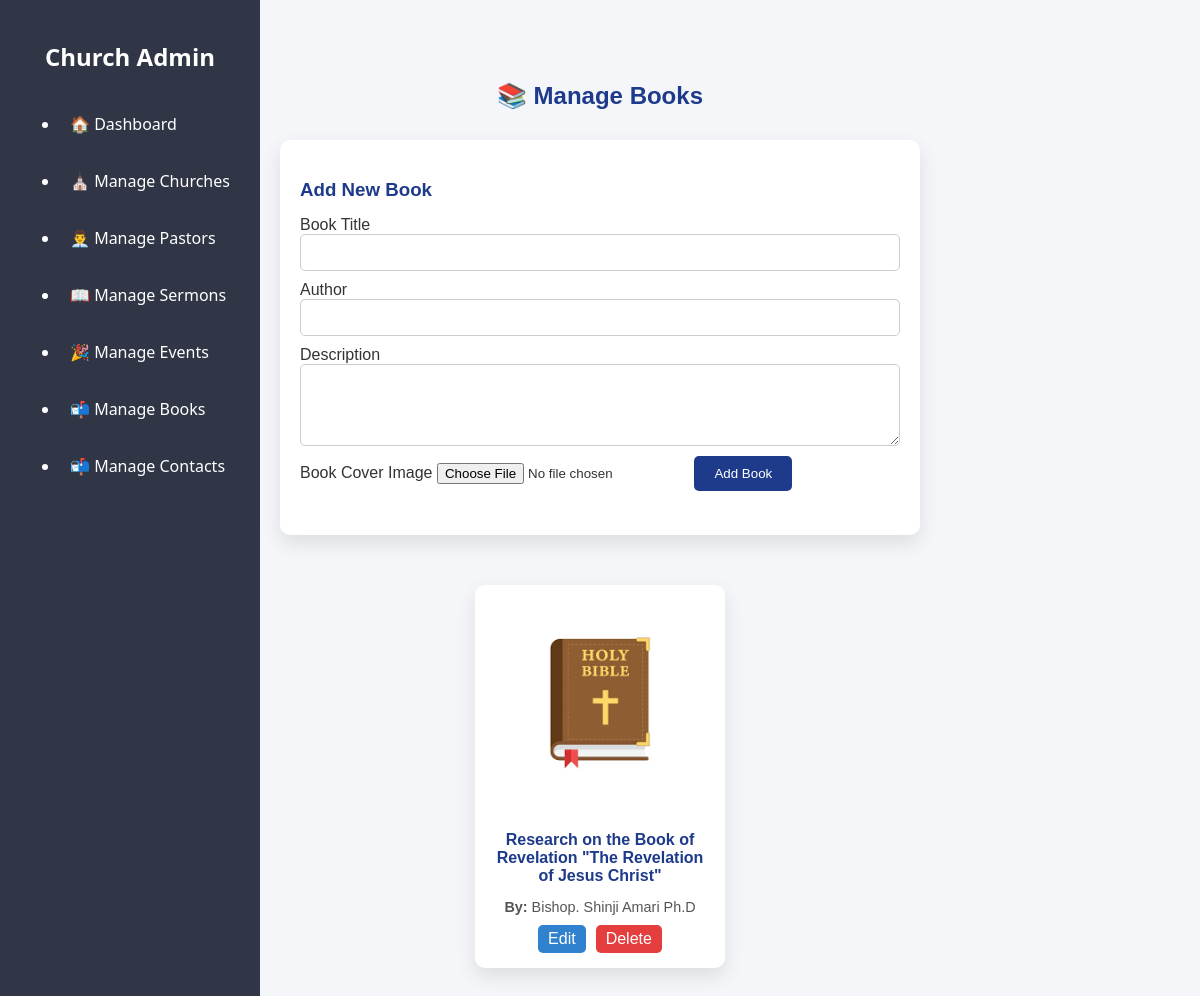
Screenshot of /admin/admin_books.php (signed in) with the database file from the repository.
### tables this page shows
CREATE TABLE `books` (
  `id` int(11) NOT NULL,
  `title` varchar(255) NOT NULL,
  `author` varchar(255) NOT NULL,
  `description` text DEFAULT NULL,
  `image` varchar(255) DEFAULT NULL
);

### admin/admin_books.php (the view, shortened to what this page needs)
<?php
include '../config.php';
$books = $mysqli->query("SELECT * FROM books ORDER BY id DESC");
$edit_book = null;
?>
<?php include 'header.php'; ?>
<section style="padding:40px 20px; font-family:Arial, sans-serif;">
    <h2 style="text-align:center; color:#1e3a8a; margin-bottom:30px;">📚 Manage Books</h2>
    <div style="max-width:600px; margin:0 auto 50px auto; background:#fff; padding:20px; border-radius:10px; box-shadow:0 8px 20px rgba(0,0,0,0.1);">
        <h3 style="color:#1e3a8a; margin-bottom:15px;"><?= $edit_book ? "Edit Book" : "Add New Book" ?></h3>
        <form action="" method="POST" enctype="multipart/form-data">
            <label>Book Title</label>
            <input type="text" name="title" required value="<?= $edit_book ? htmlspecialchars($edit_book['title']) : "" ?>" style="width:100%; padding:10px; margin-bottom:10px; border-radius:5px; border:1px solid #ccc;">
            <label>Author</label>
            <input type="text" name="author" required value="<?= $edit_book ? htmlspecialchars($edit_book['author']) : "" ?>" style="width:100%; padding:10px; margin-bottom:10px; border-radius:5px; border:1px solid #ccc;">
            <label>Description</label>
            <textarea name="description" rows="4" style="width:100%; padding:10px; margin-bottom:10px; border-radius:5px; border:1px solid #ccc;"><?= $edit_book ? htmlspecialchars($edit_book['description']) : "" ?></textarea>
            <label>Book Cover Image</label>
            <input type="file" name="image" accept="image/*" style="margin-bottom:15px;">
            <button type="submit" name="<?= $edit_book ? "edit_book" : "add_book" ?>" style="padding:10px 20px; background:#1e3a8a; color:white; border:none; border-radius:5px; cursor:pointer;"><?= $edit_book ? "Update Book" : "Add Book" ?></button>
        </form>
    </div>
    <div style="display:flex; flex-wrap:wrap; gap:20px; justify-content:center;">
        <?php while($book = $books->fetch_assoc()): ?>
            <div style="background:#fff; border-radius:10px; padding:15px; width:220px; box-shadow:0 8px 20px rgba(0,0,0,0.1); text-align:center;">
                <?php if($book['image'] && file_exists("../images/books/".$book['image'])): ?>
                    <img src="../images/books/<?= $book['image'] ?>" alt="<?= htmlspecialchars($book['title']) ?>" style="width:150px; height:200px; object-fit:cover; border-radius:5px; margin-bottom:10px;">
                <?php else: ?>
                    <img src="../images/book.png" alt="No Image" style="width:150px; height:200px; object-fit:cover; border-radius:5px; margin-bottom:10px;">
                <?php endif; ?>
                <h4 style="color:#1e3a8a; font-size:1rem; margin-bottom:5px;"><?= htmlspecialchars($book['title']) ?></h4>
<p style="color:#555; margin-bottom:10px; font-size:0.9rem;"><strong>By:</strong> <?= htmlspecialchars($book['author']) ?></p>
                <div style="display:flex; justify-content:center; gap:10px;">
                    <a href="?edit=<?= $book['id'] ?>" style="color:white; background:#3182ce; padding:5px 10px; border-radius:5px; text-decoration:none;">Edit</a>
                    <a href="?delete=<?= $book['id'] ?>" onclick="return confirm('Are you sure you want to delete this book?');" style="color:white; background:#e53e3e; padding:5px 10px; border-radius:5px; text-decoration:none;">Delete</a>
                </div>
            </div>
        <?php endwhile; ?>
    </div>
</section>
<?php include 'footer.php'; ?>

### admin/style.css (style rules this page uses)
body { margin: 0; font-family: 'Segoe UI', sans-serif; background: #f5f6fa; color: #333; }

### rows the page displays
books: title "Research on the Book of Revelation \"The Revelation of Jesus Christ\"", author "Bishop. Shinji Amari Ph.D"
